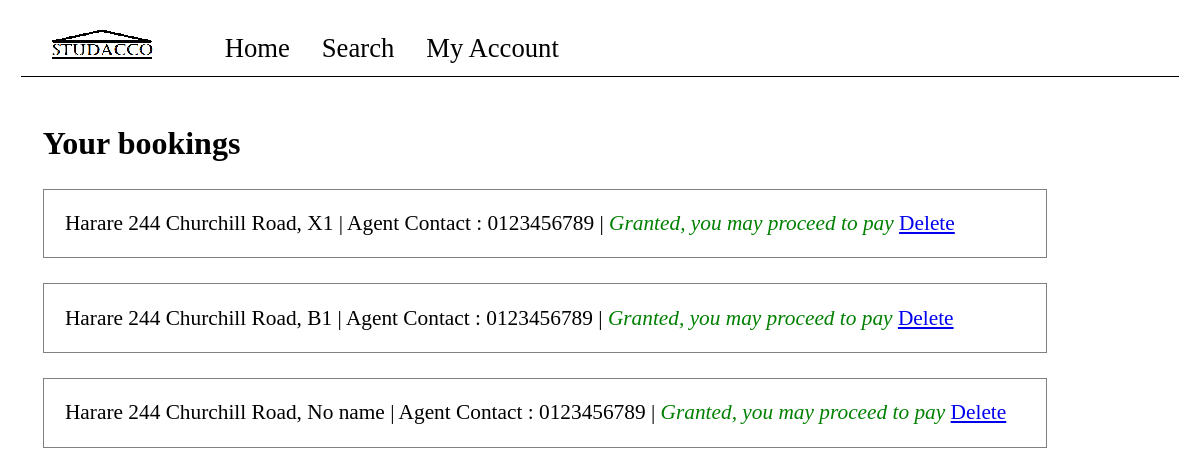
Screenshot of /check_bookings/ (signed in) with the database file from the repository.
### main/models.py (models this page shows, shortened)
class Booking(models.Model):
    house = models.ForeignKey(House,on_delete=models.CASCADE)
    agent = models.ForeignKey(AgentAccount,on_delete=models.CASCADE)
    room = models.ForeignKey(Room,on_delete=models.SET('deleted'))
    booker = models.ForeignKey(UserAccount,on_delete=models.CASCADE)
    date_booked = models.DateTimeField(auto_now_add=True)
    granted = models.BooleanField(default=False)
    revoked = models.BooleanField(default=False)

class House(models.Model):
    listed_by = models.ForeignKey(AgentAccount,on_delete=models.CASCADE,null=True)
    allowed_sex = models.CharField(max_length=1,choices=[('m','Male'),('f','Female'),('b','Both')])
    location = models.CharField(max_length=50)
    house_address = models.CharField(max_length=200)
    display_picture = models.ImageField(upload_to='dp/houses')
    rating = models.DecimalField(default=0,validators=[MinValueValidator(0),MaxValueValidator(5)],decimal_places=1,max_digits=2)
    lived_in = models.ManyToManyField(UserAccount,related_name="lived_in_house",blank=True)
    sponsored =  models.BooleanField(default=False)
    date_listed = models.DateField(auto_now_add=True)
    def __str__(self):
        return self.location + ' ' + self.house_address

class Room(models.Model):
    house = models.ForeignKey(House,on_delete=models.CASCADE)
    room_name = models.CharField(max_length=100,default="No name")
    sex = models.CharField(max_length=1,choices=[('m','Male'),('f','Female')])
    display_picture = models.ImageField(upload_to='dp/rooms/')
    number_of_beds = models.IntegerField(validators=[MinValueValidator(0)])
    available_beds = models.IntegerField(validators=[MinValueValidator(0)])
    available = models.BooleanField(default=True)
    pricing = models.DecimalField(max_digits=8,decimal_places=2)
    def __str__(self):
        return self.room_name

class AgentAccount(models.Model):
    user = models.OneToOneField(User,on_delete=models.CASCADE)
    agent_name = models.CharField(max_length=100)
    phone_number = models.CharField(max_length=15)
    verified = models.BooleanField(default=False)

### main/views.py (the view)
# urls.py: path('check_bookings/',views.check_bookings,name="check_bookings"),
@login_required(login_url='/login/')
def check_bookings(request):
    user = request.user
    acc = UserAccount.objects.get(user=user)
    bookings = Booking.objects.filter(booker=acc)
    context = {
        'bookings' : bookings,
    }
    return render(request,'main/checkbookings.html',context)

### main/templates/main/checkbookings.html
{% extends 'main/layout.html' %}
{% block content %}
<div style="padding: 1em;">
    <h2>Your bookings</h2>
    {% for b in bookings %}
        <div style="border: 1px grey solid; width: 80vw; padding: 1em;">
            {{b.house}}, {{b.room}} | Agent Contact : {{b.agent.phone_number}} | {% if b.revoked %} <em style="color: red;">Revoked</em> {% else %} {% if b.granted %} <em style="color: green;">Granted, you may proceed to pay</em> {% else %} <em style="color: red;">Pending</em> {% endif %} {% endif %}  <a href="/delete_booking/{{b.id}}">Delete</a>
        </div><br>
    {% endfor %}
</div>
{% endblock %}

### static/static_files/css/main.css (style rules this page uses)
html, body { margin: 0; padding: 0; font-size: 16pt; margin: 0.5em; }

### rows the page displays
Booking: house "Harare 244 Churchill Road", room "X1", agent.phone_number "0123456789", revoked "Granted, you may proceed to pay"
Booking: house "Harare 244 Churchill Road", room "B1", agent.phone_number "0123456789", revoked "Granted, you may proceed to pay"
Booking: house "Harare 244 Churchill Road", room "No name", agent.phone_number "0123456789", revoked "Granted, you may proceed to pay"
